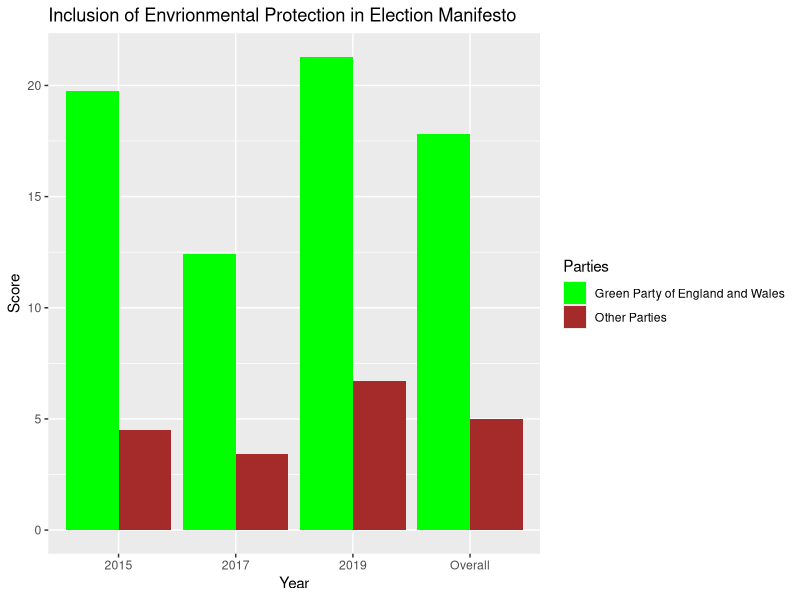

R code for this plot:
library(ggplot2)

manifesto <- read.csv("MPDataset_MPDS2023a.csv")

uk <- subset(manifesto, manifesto$countryname == "United Kingdom")

greenPolicies <- data.frame(edate = uk$edate, date = uk$date, party = uk$partyname, anti_growth = uk$per416, environment = uk$per501, sustain = uk$per416_2)

greenPolicies2010 <- greenPolicies[greenPolicies$date >= 201005, ]

mean_green <- mean(subset(greenPolicies2010, party == "Green Party of England and Wales")$environment)

# calculate the mean of the 'value' column for rows with category 'B'
mean_non_green <- mean(subset(greenPolicies2010, party != "Green Party of England and Wales")$environment)


mean_green_2015 <- mean(subset(greenPolicies2010, party == "Green Party of England and Wales" & date == "201505" )$environment)
mean_non_green_2015 <- mean(subset(greenPolicies2010, party != "Green Party of England and Wales" & date == "201505" )$environment)

mean_green_2017 <- mean(subset(greenPolicies2010, party == "Green Party of England and Wales" & date == "201706" )$environment)
mean_non_green_2017 <- mean(subset(greenPolicies2010, party != "Green Party of England and Wales" & date == "201706" )$environment)


mean_green_2019 <- mean(subset(greenPolicies2010, party == "Green Party of England and Wales" & date == "201912" )$environment)
mean_non_green_2019 <- mean(subset(greenPolicies2010, party != "Green Party of England and Wales" & date == "201912" )$environment)


greenManifesto <- data.frame(year = rep(c(2015, 2017, 2019, "Overall"),2),
                            party = rep(c("Green Party of England and Wales", "Other Parties"), each = 4),
                            environment = c(mean_green_2015, mean_green_2017, mean_green_2019, mean_green, mean_non_green_2015, mean_non_green_2017, mean_non_green_2019, mean_non_green))
ggplot(greenManifesto, aes(x = year, y = environment, fill = party)) +
  geom_bar(stat = "identity", position = "dodge") +
  labs(title = "Inclusion of Envrionmental Protection in Election Manifesto ", x = "Year", y = "Score") +
  scale_fill_manual(values = c("Green", "Brown"), name = "Parties")


